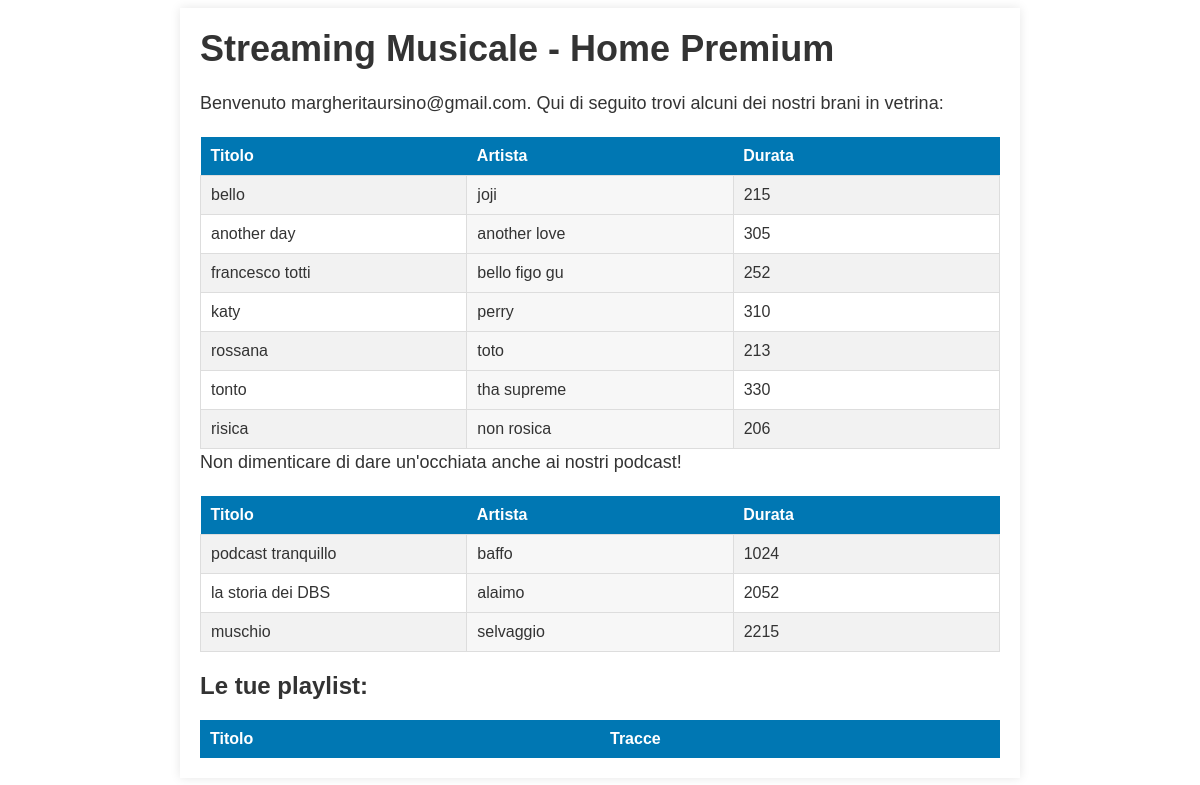
Page /Interfaccia/home_premium.php (signed in) on the committed database.
### tables this page shows
CREATE TABLE IF NOT EXISTS Crea_Contenuto (
	idContenuto INT UNSIGNED,
    nomeArtista VARCHAR(100) NOT NULL,
    PRIMARY KEY (idContenuto, nomeArtista),
    UNIQUE KEY (idContenuto, nomeArtista),
    FOREIGN KEY (idContenuto)
    	REFERENCES Contenuto(idContenuto)
    	ON UPDATE CASCADE ON DELETE CASCADE,
    FOREIGN KEY (nomeArtista)
    	REFERENCES Artista(nomeArtista)
    	ON UPDATE CASCADE ON DELETE CASCADE
);

CREATE TABLE IF NOT EXISTS Contenuto (
	idContenuto INT UNSIGNED AUTO_INCREMENT,
    nome VARCHAR(100) NOT NULL,
    duarata INT UNSIGNED NOT NULL,
    riproduzione INT UNSIGNED NOT NULL DEFAULT 0,
    tipo INT UNSIGNED,
    PRIMARY KEY (idContenuto),
    FOREIGN KEY (tipo)
        REFERENCES Tipo_Contenuto(idTipoContenuto)
);

### Interfaccia/home_premium.php (the view, shortened to what this page needs)
<?php
$conn = mysqli_connect("localhost", "root", "", "piattaforma_streaming_musicale");
$sql_brani = "SELECT * FROM contenuto JOIN crea_contenuto WHERE contenuto.idContenuto=crea_contenuto.idContenuto AND tipo = 0";
$result_brani = mysqli_query($conn, $sql_brani);
$sql_podcast = "SELECT * FROM contenuto JOIN crea_contenuto WHERE contenuto.idContenuto=crea_contenuto.idContenuto AND tipo = 1";
$result_podcast = mysqli_query($conn, $sql_podcast);
?>
<!DOCTYPE html>
<html>
<head>
	<link rel="stylesheet" type="text/css" href="style.css">
</head>
<body>
	<div class="container">
		<h1>Streaming Musicale - Home Premium</h1>
		<p>Benvenuto <?php echo $_SESSION['email']; ?>. Qui di seguito trovi alcuni dei nostri brani in vetrina:</p>
		<table>
		<tr>
			<th>Titolo</th>
			<th>Artista</th>
			<th>Durata</th>
		</tr>
		<?php
			while($row = mysqli_fetch_assoc($result_brani)){
			echo "<tr>";
			echo "<td>" . $row['nome'] . "</td>";
			echo "<td>" . $row['nomeArtista'] . "</td>";
			echo "<td>" . $row['duarata'] . "</td>";
			echo "</tr>";
			}
		?>
		</table>
		<p>Non dimenticare di dare un'occhiata anche ai nostri podcast!</p>
		<table>
		<tr>
			<th>Titolo</th>
			<th>Artista</th>
			<th>Durata</th>
		</tr>
		<?php
			while($row = mysqli_fetch_assoc($result_podcast)){
			echo "<tr>";
			echo "<td>" . $row['nome'] . "</td>";
			echo "<td>" . $row['nomeArtista'] . "</td>";
			echo "<td>" . $row['duarata'] . "</td>";
			echo "</tr>";
			}
		?>
		</table>
		<h2>Le tue playlist:</h2>
		<table>
		<tr>
			<th>Titolo</th>
			<th>Tracce</th>
		</tr>
		</table>
	</div>
</body>
</html>

### Interfaccia/style.css (style rules this page uses)
body { font-family: Arial, sans-serif; background-color: #ffffff; color: #333333; }
.container { max-width: 800px; margin: 0 auto; padding: 20px; background-color: #ffffff; box-shadow: 0 0 10px rgba(0, 0, 0, 0.1); }
h1 { font-size: 36px; margin: 0 0 20px; color: #333333; }
p { font-size: 18px; line-height: 1.5; margin: 0 0 20px; }
table { height: 100%; width: 100%; table-layout: fixed; border-collapse: collapse; }
th { background-color: #0077b3; color: #fff; padding: 10px; text-align: left; }
tr:nth-child(even) { background-color: #f2f2f2; }
td { padding: 10px; border: 1px solid #ddd; }
td:nth-child(2n) { background-color: #f7f7f7; }

### rows in the picture
crea_contenuto: idContenuto.nome "bello", nomeArtista "joji", idContenuto.duarata "215"
crea_contenuto: idContenuto.nome "another day", nomeArtista "another love", idContenuto.duarata "305"
crea_contenuto: idContenuto.nome "francesco totti", nomeArtista "bello figo gu", idContenuto.duarata "252"
crea_contenuto: idContenuto.nome "katy", nomeArtista "perry", idContenuto.duarata "310"
crea_contenuto: idContenuto.nome "rossana", nomeArtista "toto", idContenuto.duarata "213"
crea_contenuto: idContenuto.nome "tonto", nomeArtista "tha supreme", idContenuto.duarata "330"
crea_contenuto: idContenuto.nome "risica", nomeArtista "non rosica", idContenuto.duarata "206"
crea_contenuto: idContenuto.nome "podcast tranquillo", nomeArtista "baffo", idContenuto.duarata "1024"
crea_contenuto: idContenuto.nome "la storia dei DBS", nomeArtista "alaimo", idContenuto.duarata "2052"
crea_contenuto: idContenuto.nome "muschio", nomeArtista "selvaggio", idContenuto.duarata "2215"

### other values in the picture
$_SESSION['email'] "margheritaursino@gmail.com"
